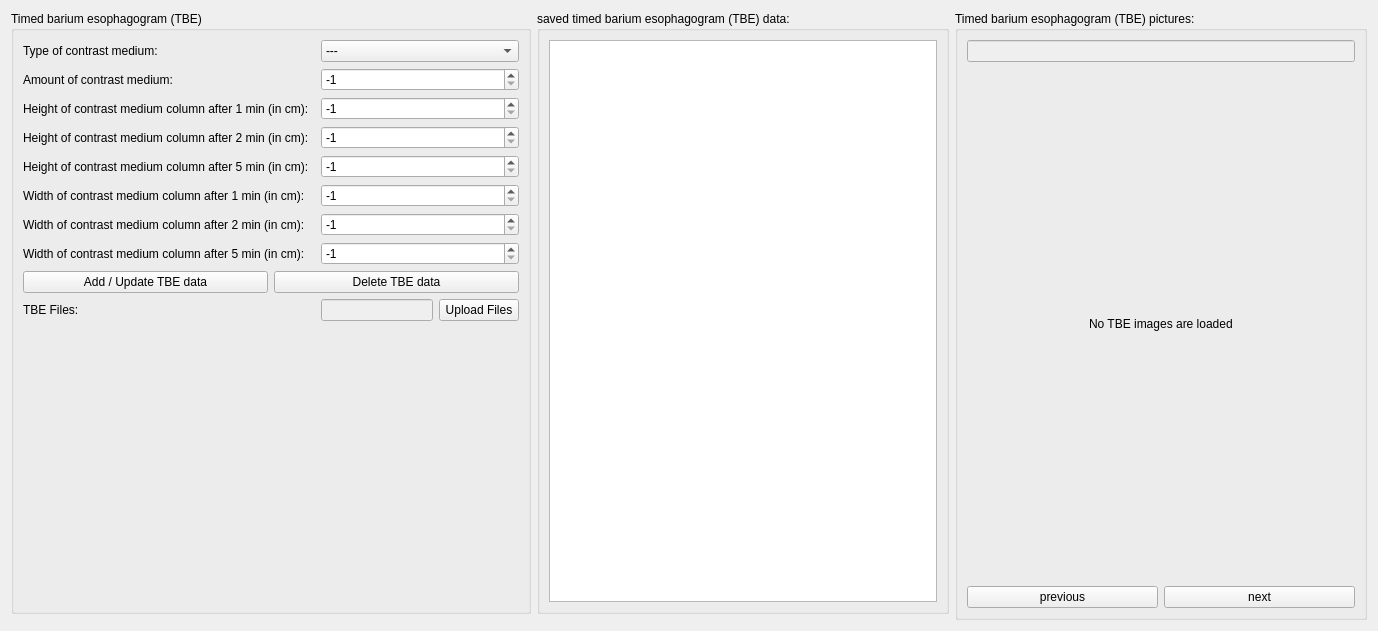
          <widget class="QWidget" name="xray">
           <property name="geometry">
            <rect>
             <x>0</x>
             <y>0</y>
             <width>1378</width>
             <height>631</height>
            </rect>
           </property>
           <attribute name="label">
            <string>Timed barium esophagogram (TBE)</string>
           </attribute>
           <layout class="QGridLayout" name="gridLayout_33">
            <item row="0" column="1">
             <widget class="QGroupBox" name="groupBox_29">
              <property name="title">
               <string>saved timed barium esophagogram (TBE) data:</string>
              </property>
              <layout class="QGridLayout" name="gridLayout_38">
               <item row="0" column="0">
                <widget class="QTextEdit" name="tbe_text">
                 <property name="readOnly">
                  <bool>true</bool>
                 </property>
                </widget>
               </item>
              </layout>
             </widget>
            </item>
            <item row="0" column="2" rowspan="2">
             <widget class="QGroupBox" name="groupBox_21">
              <property name="sizePolicy">
               <sizepolicy hsizetype="Expanding" vsizetype="Preferred">
                <horstretch>0</horstretch>
                <verstretch>0</verstretch>
               </sizepolicy>
              </property>
              <property name="title">
               <string>Timed barium esophagogram (TBE) pictures:</string>
              </property>
              <layout class="QGridLayout" name="gridLayout_64">
               <item row="0" column="0">
                <widget class="QLineEdit" name="tbe_imagedescription_text">
                 <property name="enabled">
                  <bool>false</bool>
                 </property>
                </widget>
               </item>
               <item row="1" column="0" alignment="Qt::AlignHCenter">
                <widget class="QLabel" name="tbe_imageview">
                 <property name="sizePolicy">
                  <sizepolicy hsizetype="Preferred" vsizetype="Expanding">
                   <horstretch>0</horstretch>
                   <verstretch>0</verstretch>
                  </sizepolicy>
                 </property>
                 <property name="text">
                  <string>No TBE images are loaded</string>
                 </property>
                </widget>
               </item>
               <item row="3" column="0">
                <layout class="QHBoxLayout" name="horizontalLayout_2">
                 <item>
                  <widget class="QPushButton" name="tbe_previous_button">
                   <property name="text">
                    <string>previous</string>
                   </property>
                  </widget>
                 </item>
                 <item>
                  <widget class="QPushButton" name="tbe_next_button">
                   <property name="text">
                    <string>next</string>
                   </property>
                  </widget>
                 </item>
                </layout>
               </item>
              </layout>
             </widget>
            </item>
            <item row="0" column="0">
             <widget class="QGroupBox" name="groupBox_28">
              <property name="title">
               <string>Timed barium esophagogram (TBE)</string>
              </property>
              <layout class="QGridLayout" name="gridLayout_37">
               <item row="1" column="2">
                <widget class="QSpinBox" name="tbe_amount_cm_spin">
                 <property name="minimum">
                  <number>-1</number>
                 </property>
                 <property name="maximum">
                  <number>20</number>
                 </property>
                 <property name="value">
                  <number>-1</number>
                 </property>
                </widget>
               </item>
               <item row="5" column="2">
                <widget class="QSpinBox" name="tbe_width_cm_1_spin">
                 <property name="minimum">
                  <number>-1</number>
                 </property>
                 <property name="maximum">
                  <number>20</number>
                 </property>
                 <property name="value">
                  <number>-1</number>
                 </property>
                </widget>
               </item>
               <item row="6" column="2">
                <widget class="QSpinBox" name="tbe_width_cm_2_spin">
                 <property name="minimum">
                  <number>-1</number>
                 </property>
                 <property name="maximum">
                  <number>20</number>
                 </property>
                 <property name="value">
                  <number>-1</number>
                 </property>
                </widget>
               </item>
               <item row="2" column="2">
                <widget class="QSpinBox" name="tbe_height_cm_1_spin">
                 <property name="minimum">
                  <number>-1</number>
                 </property>
                 <property name="maximum">
                  <number>20</number>
                 </property>
                 <property name="value">
                  <number>-1</number>
                 </property>
                </widget>
               </item>
               <item row="3" column="2">
                <widget class="QSpinBox" name="tbe_height_cm_2_spin">
                 <property name="minimum">
                  <number>-1</number>
                 </property>
                 <property name="maximum">
                  <number>20</number>
                 </property>
                 <property name="value">
                  <number>-1</number>
                 </property>
                </widget>
               </item>
               <item row="4" column="2">
                <widget class="QSpinBox" name="tbe_height_cm_5_spin">
                 <property name="minimum">
                  <number>-1</number>
                 </property>
                 <property name="maximum">
                  <number>20</number>
                 </property>
                 <property name="value">
                  <number>-1</number>
                 </property>
                </widget>
               </item>
               <item row="7" column="2">
                <widget class="QSpinBox" name="tbe_width_cm_5_spin">
                 <property name="minimum">
                  <number>-1</number>
                 </property>
                 <property name="maximum">
                  <number>20</number>
                 </property>
                 <property name="value">
                  <number>-1</number>
                 </property>
                </widget>
               </item>
               <item row="6" column="0">
                <widget class="QLabel" name="label_51">
                 <property name="text">
                  <string>Width of contrast medium column after 2 min (in cm):</string>
                 </property>
                </widget>
               </item>
               <item row="9" column="0">
                <widget class="QLabel" name="label_45">
                 <property name="text">
                  <string>TBE Files:</string>
                 </property>
                </widget>
               </item>
               <item row="9" column="2">
                <layout class="QHBoxLayout" name="horizontalLayout_9">
                 <item>
                  <widget class="QLineEdit" name="tbe_file_text">
                   <property name="enabled">
                    <bool>false</bool>
                   </property>
                   <property name="readOnly">
                    <bool>true</bool>
                   </property>
                  </widget>
                 </item>
                 <item>
                  <widget class="QPushButton" name="tbe_file_upload_button">
                   <property name="text">
                    <string>Upload Files</string>
                   </property>
                  </widget>
                 </item>
                </layout>
               </item>
               <item row="1" column="0">
                <widget class="QLabel" name="label_54">
                 <property name="text">
                  <string>Amount of contrast medium:</string>
                 </property>
                </widget>
               </item>
               <item row="0" column="2">
                <widget class="QComboBox" name="tbe_cm_dropdown">
                 <item>
                  <property name="text">
                   <string>---</string>
                  </property>
                 </item>
                 <item>
                  <property name="text">
                   <string>barium sulfate</string>
                  </property>
                 </item>
                 <item>
                  <property name="text">
                   <string>water-soluble contrast medium</string>
                  </property>
                 </item>
                </widget>
               </item>
               <item row="0" column="0">
                <widget class="QLabel" name="label_52">
                 <property name="text">
                  <string>Type of contrast medium:</string>
                 </property>
                </widget>
               </item>
               <item row="2" column="0">
                <widget class="QLabel" name="label_44">
                 <property name="text">
                  <string>Height of contrast medium column after 1 min (in cm):</string>
                 </property>
                </widget>
               </item>
               <item row="5" column="0">
                <widget class="QLabel" name="label_47">
                 <property name="text">
                  <string>Width of contrast medium column after 1 min (in cm):</string>
                 </property>
                </widget>
               </item>
               <item row="4" column="0">
                <widget class="QLabel" name="label_50">
                 <property name="text">
                  <string>Height of contrast medium column after 5 min (in cm):</string>
                 </property>
                </widget>
               </item>
               <item row="3" column="0">
                <widget class="QLabel" name="label_48">
                 <property name="text">
                  <string>Height of contrast medium column after 2 min (in cm):</string>
                 </property>
                </widget>
               </item>
               <item row="7" column="0">
                <widget class="QLabel" name="label_53">
                 <property name="text">
                  <string>Width of contrast medium column after 5 min (in cm):</string>
                 </property>
                </widget>
               </item>
               <item row="10" column="2">
                <spacer name="verticalSpacer_13">
                 <property name="orientation">
                  <enum>Qt::Vertical</enum>
                 </property>
                 <property name="sizeHint" stdset="0">
                  <size>
                   <width>20</width>
                   <height>40</height>
                  </size>
                 </property>
                </spacer>
               </item>
               <item row="8" column="0" colspan="3">
                <layout class="QHBoxLayout" name="horizontalLayout_3">
                 <item>
                  <widget class="QPushButton" name="add_tbe_button">
                   <property name="text">
                    <string>Add / Update TBE data</string>
                   </property>
                  </widget>
                 </item>
                 <item>
                  <widget class="QPushButton" name="delete_tbe_button">
                   <property name="text">
                    <string>Delete TBE data</string>
                   </property>
                  </widget>
                 </item>
                </layout>
               </item>
              </layout>
             </widget>
            </item>
           </layout>
          </widget>
